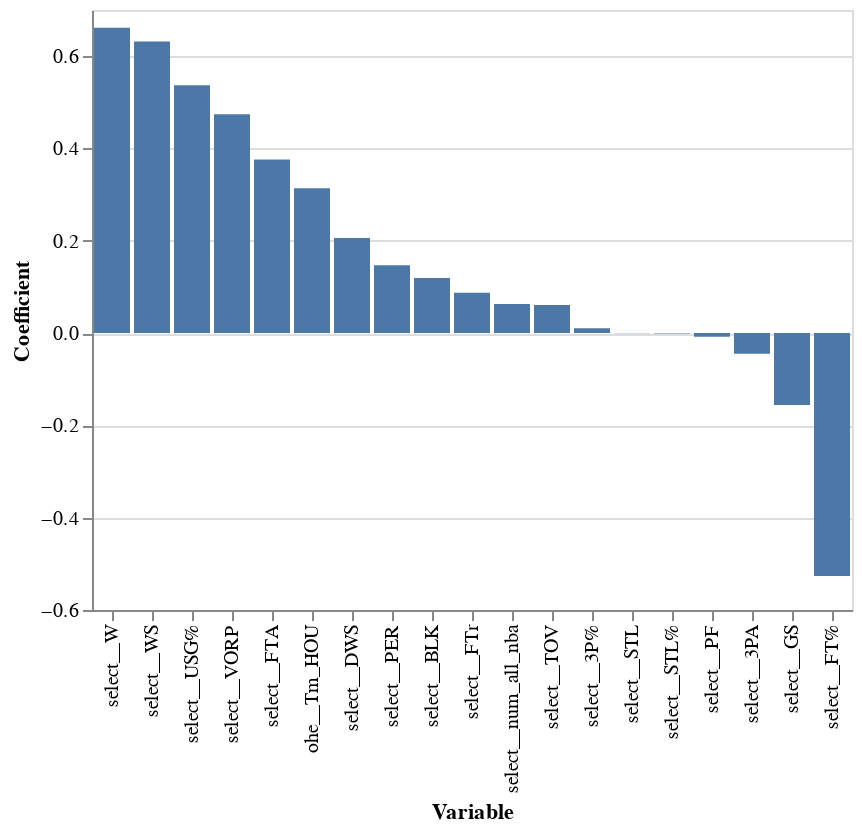

Notebook code cell kept with this figure:
### Code cell
alt.Chart(coef_C_nz).mark_bar().encode(
    y=alt.Y('coef',title='Coefficient'),
    x=alt.X('var',title='Variable', sort = '-y'))

### Figure 1 — Vega-Lite specification as saved in the notebook (floating-point values rounded to 4 significant figures)
{"config": {"view": {"continuousWidth": 400, "continuousHeight": 300}}, "data": {"name": "data-b640a5b0d24a9c1c2d0d84166b0c572b"}, "mark": "bar", "encoding": {"x": {"field": "var", "sort": "-y", "title": "Variable", "type": "nominal"}, "y": {"field": "coef", "title": "Coefficient", "type": "quantitative"}}, "$schema": "https://vega.github.io/schema/vega-lite/v4.17.0.json", "datasets": {"data-b640a5b0d24a9c1c2d0d84166b0c572b": [{"coef": -0.1561, "var": "select__GS"}, {"coef": -0.04475, "var": "select__3PA"}, {"coef": 0.01068, "var": "select__3P%"}, {"coef": 0.376, "var": "select__FTA"}, {"coef": -0.5263, "var": "select__FT%"}, {"coef": -0.0001795, "var": "select__STL"}, {"coef": 0.1191, "var": "select__BLK"}, {"coef": 0.06079, "var": "select__TOV"}, {"coef": -0.007791, "var": "select__PF"}, {"coef": 0.147, "var": "select__PER"}, {"coef": 0.08743, "var": "select__FTr"}, {"coef": -0.001021, "var": "select__STL%"}, {"coef": 0.5372, "var": "select__USG%"}, {"coef": 0.206, "var": "select__DWS"}, {"coef": 0.6316, "var": "select__WS"}, {"coef": 0.474, "var": "select__VORP"}, {"coef": 0.6614, "var": "select__W"}, {"coef": 0.0628, "var": "select__num_all_nba"}, {"coef": 0.314, "var": "ohe__Tm_HOU"}]}}
